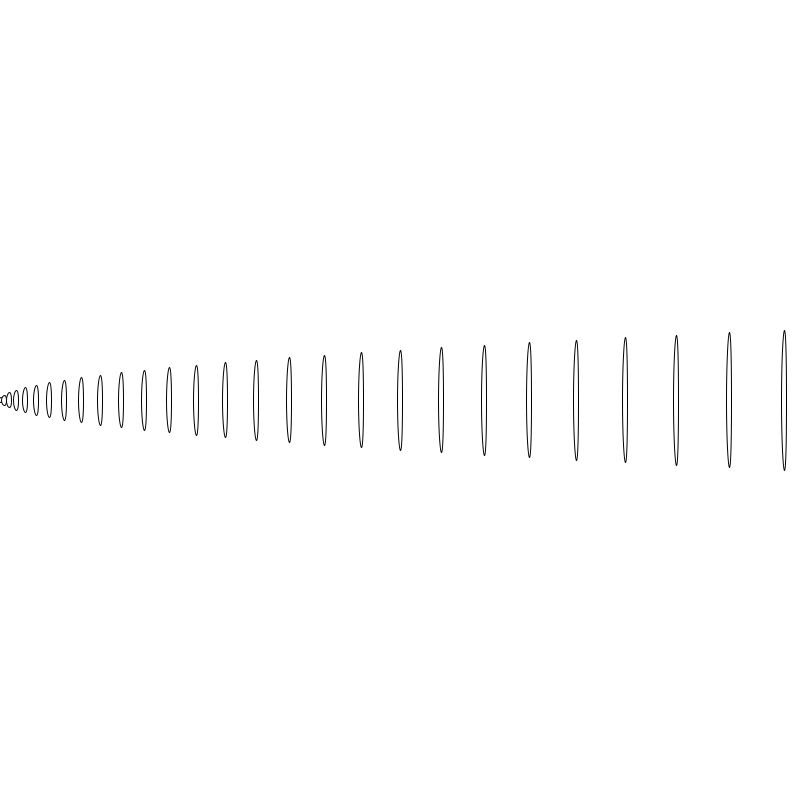
Frame 1 (no input)
Frame 60 (the mouse pressed at the canvas centre just before this capture): identical to frame 1, image omitted
Frame 120 (the mouse held since frame 60 and released just before this capture): identical to frame 1, image omitted

The Processing sketch that drew this single still picture (run headless with seeded random() and noise(); from frame 60 on, the mouse is pressed at the canvas centre):

// Processing sketch: week_7_array_review
// ── week_7_array_review.pde
//Why do I need an array?
//Do I need a lot of stuff?
// What are the values important to an array
//ie bouncing balls I would need x, y, dx, dy
//you would need an array for all of these
//what are the parameters involved?
//how do i want to fill those values?--loops
//what do I want to do with those values?--do it with loops 

float [] nums = new float[100];
void setup() {
  size(800, 800);
  for (int i = 0; i < 100; i++) {
    //nums[i] = int(map(i, 0, 100, 0, width));
    nums[i] = i * i;
    //println(nums[i]);
   
  }
}

void draw() {
  background(255);
  
  for(int i = 0; i <100; i++) {
   ellipse(nums[i], height/2, 5, i * 5);
  }
  
  for (int i = 0; i < 0; i++) {
   nums[i]+=i; 
  }
  
}
